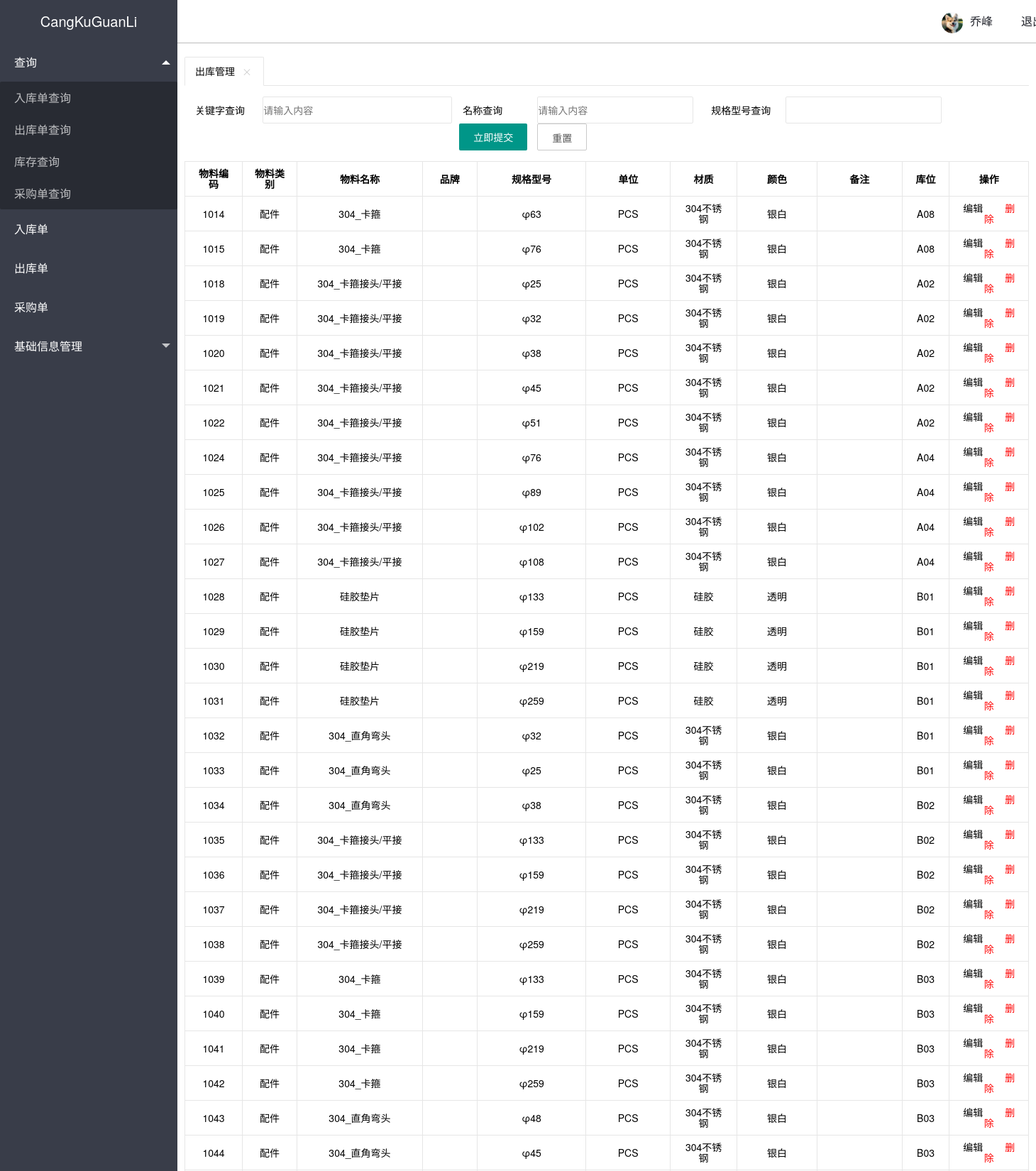
Page /admin/qf_ck_chukuguanli.php (upper part) on the committed database.
### tables this page shows
CREATE TABLE IF NOT EXISTS `qf_wuliaoxinxi` (
  `id` int(8) NOT NULL AUTO_INCREMENT,
  `wu_liao_lei_bie` varchar(8) NOT NULL,
  `wu_liao_ming_cheng` varchar(20) NOT NULL,
  `wu_liao_pin_pai` varchar(10) NOT NULL,
  `gui_ge_xing_hao` varchar(30) NOT NULL,
  `dan_wei` varchar(8) NOT NULL DEFAULT 'PCS',
  `cai_zhi` varchar(8) NOT NULL,
  `color` varchar(8) NOT NULL DEFAULT '本色',
  `bei_zhu` varchar(20) NOT NULL,
  `ku_wei` varchar(8) NOT NULL,
  PRIMARY KEY (`id`)
);

### inc/mysql.inc.php (called while the page is built, shortened)
<?php
function execute($link,$query){
    $result=mysqli_query($link,$query);
    return $result;
}
?>

### admin/qf_ck_chukuguanli.php (the view, shortened to what this page needs)
<?php
include_once '../inc/mysql.inc.php';
$link=connect();
?>
<?php include '../inc/header.inc.php'?>
<form class="layui-form" action="">
  <div class="layui-form-item">
    <label class="layui-form-label">关键字查询</label>
    <div class="layui-input-block-wlxc">
      <input type="text" name="title" lay-verify="title" autocomplete="off" placeholder="请输入内容" class="layui-input">
    </div>
    <div class="layui-inline">
      <label class="layui-form-label">名称查询</label>
      <div class="layui-input-inline-wlxc">
        <input type="tel" name="mingchengchaxun" lay-verify="required|phone" autocomplete="off" placeholder="请输入内容" class="layui-input">
      </div>
      <label class="layui-form-label">规格型号查询</label>
      <div class="layui-input-inline-wlxc">
        <input type="text" name="guigexinghaochaxun" lay-verify="email" autocomplete="off" class="layui-input">
      </div>
        <button type="submit" class="layui-btn">立即提交</button>
        <button type="reset" class="layui-btn layui-btn-primary">重置</button>
  </div>
  </div>
</form>
 <table class="layui-G-table">
   <thead>
     <tr>
       <th>物料编码</th>
       <th>物料类别</th>
       <th>物料名称</th>
       <th>品牌</th>
       <th>规格型号</th>
       <th>单位</th>
       <th>材质</th>
       <th>颜色</th>
       <th>备注</th>
       <th>库位</th>
       <th>操作</th>
     </tr>
     <?php
     $query='select * from qf_wuliaoxinxi';
     $result=execute($link,$query);
     while ($data=mysqli_fetch_assoc($result)){
       $url=urlencode("qf_cx_wuliaochaxun_del.php?id={$data['id']}");
       $return_url=urlencode($_SERVER['REQUEST_URI']);
       $message="确认删除物料{$data['id']} | {$data['wu_liao_ming_cheng']} | {$data['gui_ge_xing_hao']}吗？";
       $delete_url="confirm.php?url={$url}&return_url={$return_url}&message={$message}";
$html=<<<A
    <tr>
    <td>{$data['id']}</td>
    <td>{$data['wu_liao_lei_bie']}</td>
    <td>{$data['wu_liao_ming_cheng']}</td>
    <td>{$data['wu_liao_pin_pai']}</td>
    <td>{$data['gui_ge_xing_hao']}</td>
    <td>{$data['dan_wei']}</td>
    <td>{$data['cai_zhi']}</td>
    <td>{$data['color']}</td>
    <td>{$data['bei_zhu']}</td>
    <td>{$data['ku_wei']}</td>
    <td><a href='qf_cx_wuliaoxinxichaxun_upd.php?id={$data['id']}'>编辑</a>&nbsp;&nbsp;&nbsp;&nbsp;&nbsp;&nbsp;&nbsp;&nbsp;<a href="$delete_url" style=color:#f00>删除</a></td>
    </tr>
A;
        echo $html;
        }
     ?>
   </thead>
 </table>
<?php include '../inc/footer.inc.php'?>

### rows in the picture
qf_wuliaoxinxi: id "1014", wu_liao_lei_bie "配件", wu_liao_ming_cheng "304_卡箍", gui_ge_xing_hao "φ63", dan_wei "PCS", cai_zhi "304不锈钢", color "银白", ku_wei "A08"
qf_wuliaoxinxi: id "1015", wu_liao_lei_bie "配件", wu_liao_ming_cheng "304_卡箍", gui_ge_xing_hao "φ76", dan_wei "PCS", cai_zhi "304不锈钢", color "银白", ku_wei "A08"
qf_wuliaoxinxi: id "1018", wu_liao_lei_bie "配件", wu_liao_ming_cheng "304_卡箍接头/平接", gui_ge_xing_hao "φ25", dan_wei "PCS", cai_zhi "304不锈钢", color "银白", ku_wei "A02"
qf_wuliaoxinxi: id "1019", wu_liao_lei_bie "配件", wu_liao_ming_cheng "304_卡箍接头/平接", gui_ge_xing_hao "φ32", dan_wei "PCS", cai_zhi "304不锈钢", color "银白", ku_wei "A02"
qf_wuliaoxinxi: id "1020", wu_liao_lei_bie "配件", wu_liao_ming_cheng "304_卡箍接头/平接", gui_ge_xing_hao "φ38", dan_wei "PCS", cai_zhi "304不锈钢", color "银白", ku_wei "A02"
qf_wuliaoxinxi: id "1021", wu_liao_lei_bie "配件", wu_liao_ming_cheng "304_卡箍接头/平接", gui_ge_xing_hao "φ45", dan_wei "PCS", cai_zhi "304不锈钢", color "银白", ku_wei "A02"
qf_wuliaoxinxi: id "1022", wu_liao_lei_bie "配件", wu_liao_ming_cheng "304_卡箍接头/平接", gui_ge_xing_hao "φ51", dan_wei "PCS", cai_zhi "304不锈钢", color "银白", ku_wei "A02"
qf_wuliaoxinxi: id "1024", wu_liao_lei_bie "配件", wu_liao_ming_cheng "304_卡箍接头/平接", gui_ge_xing_hao "φ76", dan_wei "PCS", cai_zhi "304不锈钢", color "银白", ku_wei "A04"
qf_wuliaoxinxi: id "1025", wu_liao_lei_bie "配件", wu_liao_ming_cheng "304_卡箍接头/平接", gui_ge_xing_hao "φ89", dan_wei "PCS", cai_zhi "304不锈钢", color "银白", ku_wei "A04"
qf_wuliaoxinxi: id "1026", wu_liao_lei_bie "配件", wu_liao_ming_cheng "304_卡箍接头/平接", gui_ge_xing_hao "φ102", dan_wei "PCS", cai_zhi "304不锈钢", color "银白", ku_wei "A04"
qf_wuliaoxinxi: id "1027", wu_liao_lei_bie "配件", wu_liao_ming_cheng "304_卡箍接头/平接", gui_ge_xing_hao "φ108", dan_wei "PCS", cai_zhi "304不锈钢", color "银白", ku_wei "A04"
qf_wuliaoxinxi: id "1028", wu_liao_lei_bie "配件", wu_liao_ming_cheng "硅胶垫片", gui_ge_xing_hao "φ133", dan_wei "PCS", cai_zhi "硅胶", color "透明", ku_wei "B01"
qf_wuliaoxinxi: id "1029", wu_liao_lei_bie "配件", wu_liao_ming_cheng "硅胶垫片", gui_ge_xing_hao "φ159", dan_wei "PCS", cai_zhi "硅胶", color "透明", ku_wei "B01"
qf_wuliaoxinxi: id "1030", wu_liao_lei_bie "配件", wu_liao_ming_cheng "硅胶垫片", gui_ge_xing_hao "φ219", dan_wei "PCS", cai_zhi "硅胶", color "透明", ku_wei "B01"
qf_wuliaoxinxi: id "1031", wu_liao_lei_bie "配件", wu_liao_ming_cheng "硅胶垫片", gui_ge_xing_hao "φ259", dan_wei "PCS", cai_zhi "硅胶", color "透明", ku_wei "B01"
qf_wuliaoxinxi: id "1032", wu_liao_lei_bie "配件", wu_liao_ming_cheng "304_直角弯头", gui_ge_xing_hao "φ32", dan_wei "PCS", cai_zhi "304不锈钢", color "银白", ku_wei "B01"
qf_wuliaoxinxi: id "1033", wu_liao_lei_bie "配件", wu_liao_ming_cheng "304_直角弯头", gui_ge_xing_hao "φ25", dan_wei "PCS", cai_zhi "304不锈钢", color "银白", ku_wei "B01"
qf_wuliaoxinxi: id "1034", wu_liao_lei_bie "配件", wu_liao_ming_cheng "304_直角弯头", gui_ge_xing_hao "φ38", dan_wei "PCS", cai_zhi "304不锈钢", color "银白", ku_wei "B02"
qf_wuliaoxinxi: id "1035", wu_liao_lei_bie "配件", wu_liao_ming_cheng "304_卡箍接头/平接", gui_ge_xing_hao "φ133", dan_wei "PCS", cai_zhi "304不锈钢", color "银白", ku_wei "B02"
qf_wuliaoxinxi: id "1036", wu_liao_lei_bie "配件", wu_liao_ming_cheng "304_卡箍接头/平接", gui_ge_xing_hao "φ159", dan_wei "PCS", cai_zhi "304不锈钢", color "银白", ku_wei "B02"
qf_wuliaoxinxi: id "1037", wu_liao_lei_bie "配件", wu_liao_ming_cheng "304_卡箍接头/平接", gui_ge_xing_hao "φ219", dan_wei "PCS", cai_zhi "304不锈钢", color "银白", ku_wei "B02"
qf_wuliaoxinxi: id "1038", wu_liao_lei_bie "配件", wu_liao_ming_cheng "304_卡箍接头/平接", gui_ge_xing_hao "φ259", dan_wei "PCS", cai_zhi "304不锈钢", color "银白", ku_wei "B02"
qf_wuliaoxinxi: id "1039", wu_liao_lei_bie "配件", wu_liao_ming_cheng "304_卡箍", gui_ge_xing_hao "φ133", dan_wei "PCS", cai_zhi "304不锈钢", color "银白", ku_wei "B03"
qf_wuliaoxinxi: id "1040", wu_liao_lei_bie "配件", wu_liao_ming_cheng "304_卡箍", gui_ge_xing_hao "φ159", dan_wei "PCS", cai_zhi "304不锈钢", color "银白", ku_wei "B03"
qf_wuliaoxinxi: id "1041", wu_liao_lei_bie "配件", wu_liao_ming_cheng "304_卡箍", gui_ge_xing_hao "φ219", dan_wei "PCS", cai_zhi "304不锈钢", color "银白", ku_wei "B03"
qf_wuliaoxinxi: id "1042", wu_liao_lei_bie "配件", wu_liao_ming_cheng "304_卡箍", gui_ge_xing_hao "φ259", dan_wei "PCS", cai_zhi "304不锈钢", color "银白", ku_wei "B03"
qf_wuliaoxinxi: id "1043", wu_liao_lei_bie "配件", wu_liao_ming_cheng "304_直角弯头", gui_ge_xing_hao "φ48", dan_wei "PCS", cai_zhi "304不锈钢", color "银白", ku_wei "B03"
qf_wuliaoxinxi: id "1044", wu_liao_lei_bie "配件", wu_liao_ming_cheng "304_直角弯头", gui_ge_xing_hao "φ45", dan_wei "PCS", cai_zhi "304不锈钢", color "银白", ku_wei "B03"

### other values in the picture
$template['title'] "出库管理"
